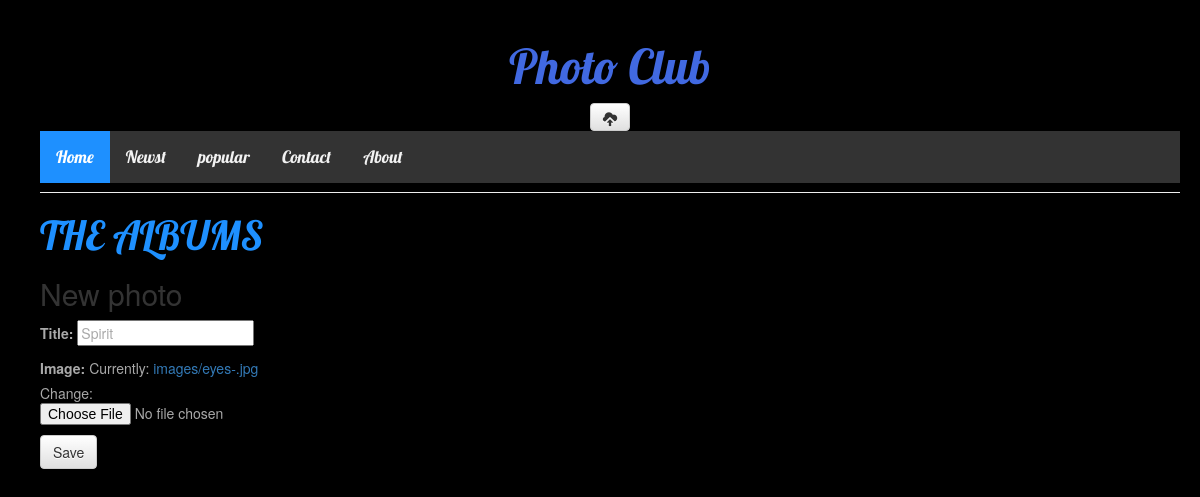
The app's page /home/photo/2/edit/, older data.
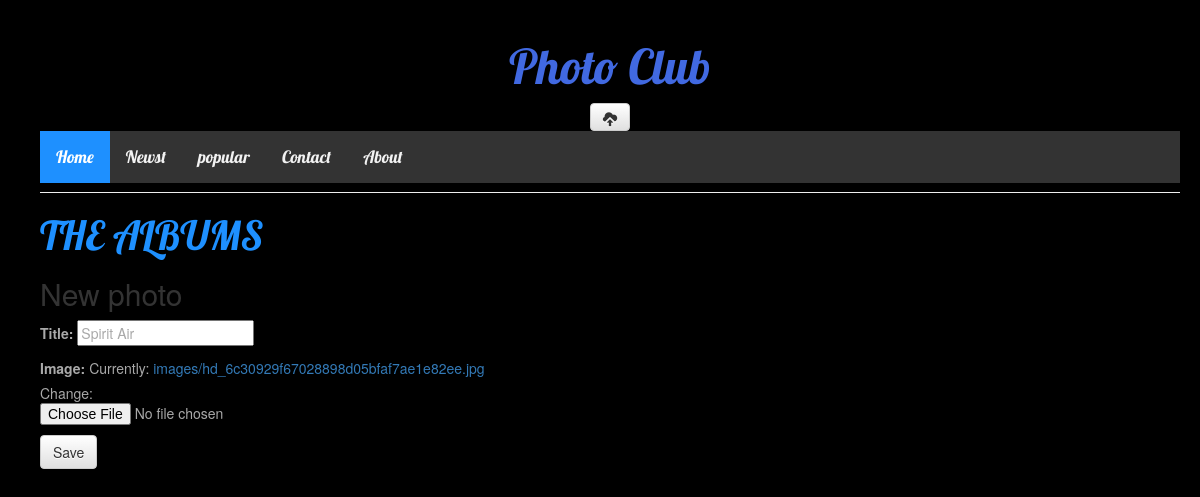
The same page, newer data.
### photo_club/models.py (models this page shows, shortened)
class Photo(models.Model):
    image = models.ImageField(upload_to='images', height_field=None, width_field=None)
    owner = models.ForeignKey(settings.AUTH_USER_MODEL, on_delete=models.CASCADE)
    title = models.CharField(max_length =100, blank=True)
    published_date = models.DateTimeField(blank=True, null=True)
    tags = models.ManyToManyField(Tag, null=True)

### photo_club/views.py (the view)
# urls.py: path('photo/<int:pk>/edit/', views.photo_edit, name='photo_edit'),
def photo_edit(request, pk):
    post = get_object_or_404(Photo, pk=pk)
    if request.method == "POST":
        form = PhotoForm(request.POST,request.FILES, instance=post)
        if form.is_valid():
            post.save()
            return redirect('photo_detail', pk=post.pk)
    else:
        form = PhotoForm(instance=post)
    return render (request, 'photo_club/photo_edit.html', {'form': form} )

### photo_club/forms.py
class PhotoForm(forms.ModelForm):
    class Meta:
        model = Photo
        fields = ('title','image',)

### photo_club/templates/photo_club/photo_edit.html
{% extends 'photo_club/base.html' %}
{% block content %}
    <h2>New photo</h2>
    <form method="POST" class="photo-form" enctype="multipart/form-data">{% csrf_token %}
        {{ form.as_p }}
        <button type="submit" class="save btn btn-default" value="Update">Save</button>
    </form>
{% endblock %}

Row changes from the older to the newer data that the page shows:
changed Photo: title "Spirit" → "Spirit Air"
Text that changed along with them:
text no longer shown: "Title: Image: Currently: images/eyes-.jpg Change:"
text now shown: "Title: Image: Currently: images/hd_6c30929f67028898d05bfaf7ae1e82ee.jpg Change:"
